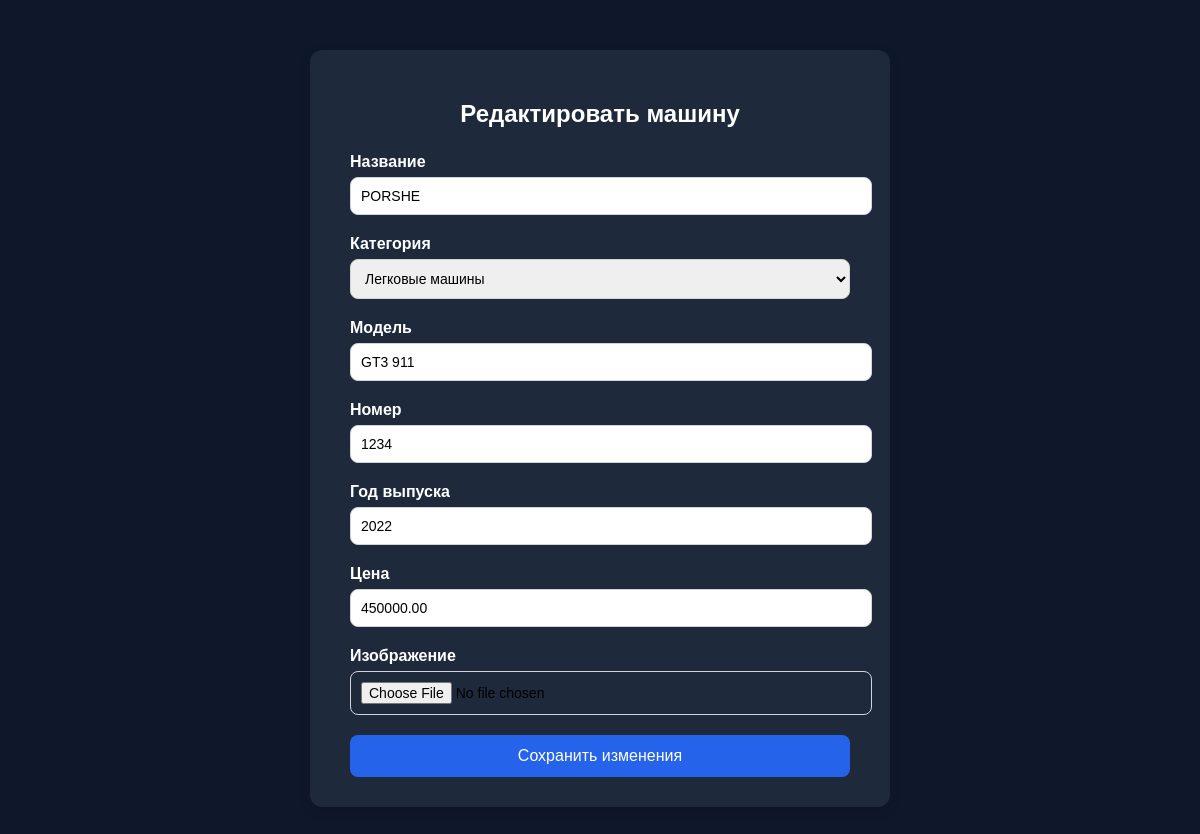
Page /car/4/edit/ on the committed database.
### app/models.py (models this page shows, shortened)
class Auto_show(models.Model):
    user = models.ForeignKey(User, on_delete=models.CASCADE)
    title=models.CharField(max_length=222)
    model_car=models.CharField(max_length=222)
    number=models.CharField(max_length=8)
    price=models.DecimalField(decimal_places=2,max_digits=12)
    year=models.PositiveSmallIntegerField()
    image=models.ImageField(upload_to='media/car_image')
    category_id=models.ForeignKey(Category, on_delete=models.CASCADE)

### app/views.py (the view, shortened to what this page needs)
# urls.py: path('car/<int:pk>/edit/', views.car_update, name='car_update'),
def car_update(request, pk):
    car = get_object_or_404(Auto_show, pk=pk)
    categories = Category.objects.all()
    return render(request, 'app/car_update.html', {'car': car, 'categories': categories})

### app/templates/app/car_update.html (shortened to what this page needs)
<!DOCTYPE html>
<html lang="ru">
<head>
</head>
<body>
    <div class="form-container">
        <h2>Редактировать машину</h2>
        <form method="post" enctype="multipart/form-data">
            <label for="title">Название</label>
            <input type="text" name="title" id="title" value="{{ car.title }}" required>
            <label for="category">Категория</label>
            <select name="category_id" id="category" required>
                {% for category in categories %}
                    <option value="{{ category.id }}" {% if category.id == car.category.id %}selected{% endif %}>{{ category.title }}</option>
                {% endfor %}
            </select>
            <label for="model">Модель</label>
            <input type="text" name="model" id="model" value="{{ car.model_car }}" required>
            <label for="number">Номер</label>
            <input type="number" name="number" id="number" value="{{ car.number }}" required>
            <label for="year">Год выпуска</label>
            <input type="number" name="year" id="year" value="{{ car.year }}" required>
            <label for="price">Цена</label>
            <input type="number" name="price" id="price" value="{{ car.price }}" required>
            <label for="image">Изображение</label>
            <input type="file" name="image" id="image">
            <button type="submit">Сохранить изменения</button>
        </form>
    </div>
</body>
</html>

### app/templates/app/car_update.html (style rules this page uses)
body { background-color: #0f172a; font-family: Arial, sans-serif; margin: 0; padding: 0; }
.form-container { max-width: 500px; margin: 50px auto; background-color: #1e293b; padding: 30px 40px; box-shadow: 0 4px 12px rgba(0,0,0,0.1); border-radius: 12px; }
h2 { text-align: center; margin-bottom: 25px; color: #fff; }
label { display: block; margin-bottom: 6px; font-weight: bold; color: #fff; }
input, select { width: 100%; padding: 10px; margin-bottom: 20px; border: 1px solid #d1d5db; border-radius: 8px; font-size: 14px; }
button { width: 100%; padding: 12px; background-color: #2563eb; color: white; border: none; border-radius: 8px; font-size: 16px; cursor: pointer; }

### rows in the picture
Auto_show: title "PORSHE", model "GT3 911", number "1234", year "2022", price "450000.00"

### other values in the picture
form field category_id "Легковые машины"
